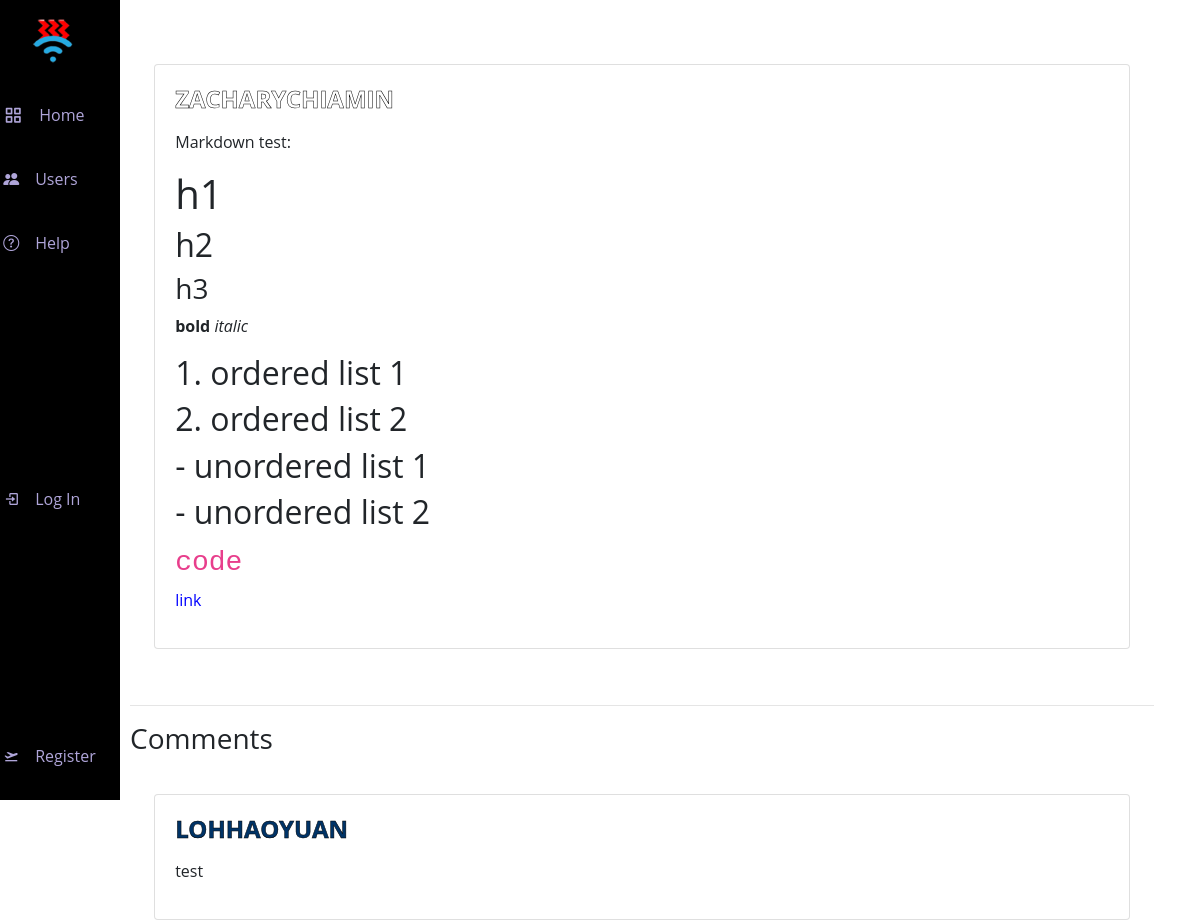
The page /post/12 on the database its author committed.
### ourapp/models.py (models this page shows)
class Post(models.Model):
    user = models.ForeignKey(User, on_delete=models.CASCADE)
    content = models.TextField(null=False)
    likes = models.IntegerField(default=0)
    comments = models.IntegerField(default=0)

class User(AbstractUser):
    hciclass = models.CharField(max_length=3, null=False, blank=False)
    consortium = models.CharField(max_length=8, null=True, blank=True)
    bio = models.TextField(max_length=500, null=True, blank=True)
    reputation = models.IntegerField(null=False, blank=False, default=100)
    email = models.EmailField(null=False, max_length=26, blank=False)
    reputation_multiplier = models.IntegerField(default = 1)
    darkModeOn = models.BooleanField(default=True)
    name_colour = models.CharField(max_length=7, default="#000000")
    banned = models.BooleanField(default=False)

class Comment(models.Model):
    commenter = models.ForeignKey(User, on_delete=models.CASCADE)
    commented_post = models.ForeignKey(Post, on_delete=models.CASCADE)
    comment_content = models.TextField(null=False)

### ourapp/views.py (the view)
# urls.py: path('post/<int:post_id>', views.view_post, name="view_post"),
def view_post(request, post_id):
    return render(request, "ourapp/view_post.html", {
        "post": Post.objects.all().get(id=post_id),
        "comments": Comment.objects.all().filter(commented_post=Post.objects.all().get(id=post_id))
    })

### ourapp/templates/ourapp/view_post.html (shortened to what this page needs)
{% extends 'ourapp/layout.html' %}
{% block body %}
    <div class="card" style="width: 90%; height: auto; margin-bottom:2px; margin: 0 auto; float: none; margin-bottom: 10px;">
        <div class="card-body">
            <h4 class="card-title">
                <a id="{{post.user.name_colour}}" class="userlink" href="/@/{{post.user}}">
                    <b>{{post.user}}</b>
                </a>
            </h4>
            <p class="card-text">{{post.content | safe}}</p>
        </div>
    </div>
    <div class="needspad">
        <hr>
        <h3>Comments</h3>
    </div>
    {% for comment in comments %}
        <div class="card" style="width: 90%; height: auto; margin-bottom:2px; margin: 0 auto; float: none; margin-bottom: 10px;">
            <div class="card-body">
                <h4 class="card-title">
                    <a class="userlink" id="{{comment.commenter.name_colour}}" href="/@/{{post.user}}">
                        <b>{{comment.commenter}}</b>
                    </a>
                </h4>
                <p class="card-text">{{comment.comment_content | safe}}</p>
            </div>
        </div>
    {% endfor %}
{% endblock %}

### ourapp/static/ourapp/styles.css (style rules this page uses)
body { font-family: 'Open Sans', sans-serif; background-color: #EAECEF }
.userlink { color:black; }
.needspad { padding:30px; }
a { color:black; }

### ourapp/templates/ourapp/layout.html (style rules this page uses)
body { font-family: 'Open Sans', sans-serif; background-color: white; padding-left: 100px; position: relative; margin: var(--header-height) 0 0 0; padding: 0 1rem; font-size: var(--normal-font-size); transition: .5s; }
.userlink { -webkit-text-stroke: 0.5px black; }
a { color: blue; text-decoration: none; }
.needspad { padding: 30px; }
:root { --header-height: 3rem; --nav-width: 68px; --first-color: #000000; --first-color-light: #AFA5D9; --white-color: #F7F6FB; --body-font: 'Nunito', sans-serif; --normal-font-size: 1rem; --z-fixed: 100; }
@media screen and (min-width: 768px) { body { margin: calc(var(--header-height) + 1rem) 0 0 0; padding-left: calc(var(--nav-width) + 2rem); } }

### rows shown on the page
Post: user "ZACHARYCHIAMIN", content "Markdown test: h1 h2 h3 bold italic 1. ordered list 1 2. ordered list 2 - unordered list 1 - unordered list 2 code link"
Comment: commenter "LOHHAOYUAN", comment_content "test"
